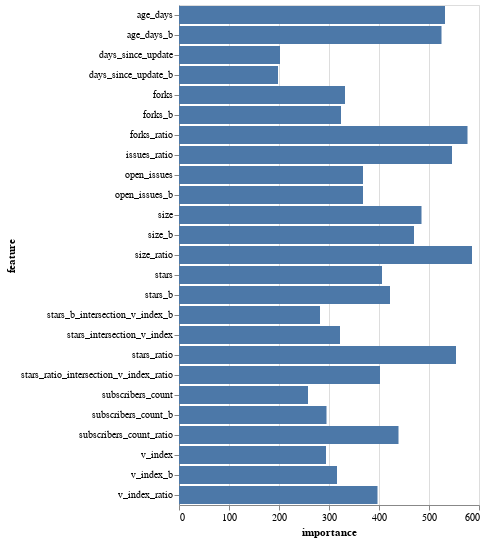

The cell this chart's notebook holds for it:
### Code cell
importance = model.feature_importance()

feature_importance = pl.DataFrame({"feature": features, "importance": importance.tolist()}).sort(
    "importance", descending=True
)

feature_importance.plot.bar(x="importance", y="feature")

### Figure 1 — Vega-Lite specification as saved in the notebook (floating-point values rounded to 4 significant figures)
{"config": {"view": {"continuousWidth": 300, "continuousHeight": 300}}, "data": {"name": "data-205bebf20674f068f47e8ba1de00b4dd"}, "mark": {"type": "bar", "tooltip": true}, "encoding": {"x": {"field": "importance", "type": "quantitative"}, "y": {"field": "feature", "type": "nominal"}}, "params": [{"name": "param_2", "select": {"type": "interval", "encodings": ["x", "y"]}, "bind": "scales"}], "$schema": "https://vega.github.io/schema/vega-lite/v5.20.1.json", "datasets": {"data-205bebf20674f068f47e8ba1de00b4dd": [{"feature": "size_ratio", "importance": 586}, {"feature": "forks_ratio", "importance": 577}, {"feature": "stars_ratio", "importance": 554}, {"feature": "issues_ratio", "importance": 546}, {"feature": "age_days", "importance": 532}, {"feature": "age_days_b", "importance": 525}, {"feature": "size", "importance": 485}, {"feature": "size_b", "importance": 470}, {"feature": "subscribers_count_ratio", "importance": 439}, {"feature": "stars_b", "importance": 422}, {"feature": "stars", "importance": 406}, {"feature": "stars_ratio_intersection_v_index_ratio", "importance": 402}, {"feature": "v_index_ratio", "importance": 397}, {"feature": "open_issues", "importance": 368}, {"feature": "open_issues_b", "importance": 368}, {"feature": "forks", "importance": 332}, {"feature": "forks_b", "importance": 324}, {"feature": "stars_intersection_v_index", "importance": 322}, {"feature": "v_index_b", "importance": 316}, {"feature": "subscribers_count_b", "importance": 295}, {"feature": "v_index", "importance": 294}, {"feature": "stars_b_intersection_v_index_b", "importance": 282}, {"feature": "subscribers_count", "importance": 258}, {"feature": "days_since_update", "importance": 202}, {"feature": "days_since_update_b", "importance": 198}]}}
